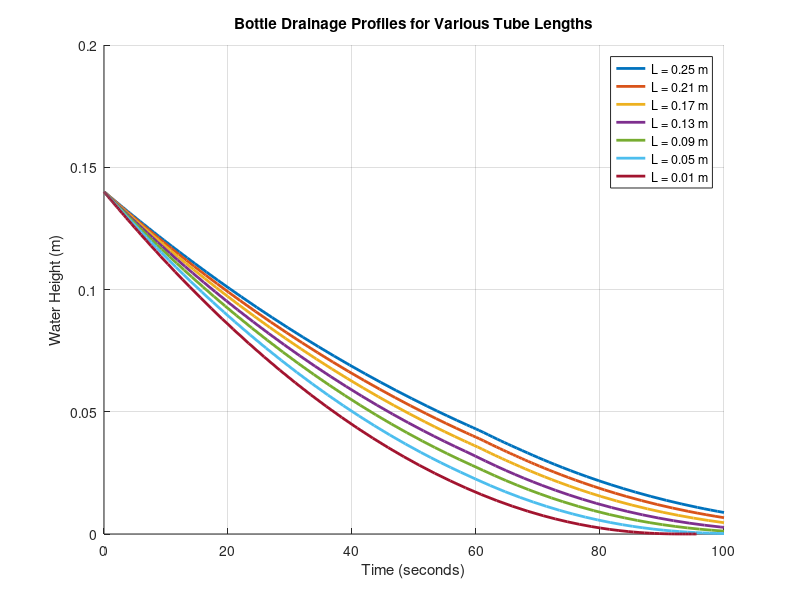

The MATLAB source for this figure:
function simulate_drainage()
    g = 9.81;
    rho = 1000;
    mu = 0.001;
    
    d_tube = 0.005;
    D_bottle = 0.10;
    
    epsilon = 1e-6;
    K_entrance = 0.78;
    
    p.g = g; p.rho = rho; p.mu = mu;
    p.d = d_tube;
    p.D_bottle = D_bottle;
    p.eps = epsilon;
    p.K_total = 1.78;

    L_values = 0.25:-0.04:0.01;
    
    h0 = 0.14;
    t_span = [0 100];

    options = odeset('RelTol', 1e-5, 'AbsTol', 1e-6, 'Events', @detectEmpty);

    figure(1); clf; hold on;
    colors = lines(length(L_values));
    
    fprintf('Tube Length (m) | Total Time (s)\n');
    fprintf('-------------------------------\n');

    for i = 1:length(L_values)
        p.L = L_values(i);
        
        [t, h] = ode45(@(t,h) drain_physics(t, h, p), t_span, h0, options);
        
        plot(t, h, 'LineWidth', 2, 'Color', colors(i,:), ...
             'DisplayName', sprintf('L = %.2f m', p.L));
        
        fprintf('     %.2f       |     %.2f\n', p.L, t(end));
    end

    grid on;
    xlabel('Time (seconds)');
    ylabel('Water Height (m)');
    title('Bottle Drainage Profiles for Various Tube Lengths');
    legend('show');
    hold off;
end

function dh_dt = drain_physics(t, h, p)
    h_calc = max(0, h); 

    V = sqrt((2 * p.g * h_calc) / p.K_total);
    
    tol = 1e-8;
    max_iter = 50;
    err = 1;
    iter = 0;
    
    while err > tol && iter < max_iter
        V_old = V;
        
        if V < 1e-9
            V = 0;
            f = 0.03;
        else
            Re = (p.rho * V * p.d) / p.mu;
            
            if Re < 2300
                f = 64 / max(Re, 0.1); 
            else
                term1 = (p.eps / p.d) / 3.7;
                term2 = 6.9 / Re;
                f = ( -1.8 * log10(term1^1.11 + term2) )^(-2);
            end
        end
        
        denominator = p.K_total + f * (p.L / p.d);
        V = sqrt( (2 * p.g * h_calc) / denominator );
        
        err = abs(V - V_old);
        iter = iter + 1;
    end
    
    A_tube = pi * (p.d / 2)^2;
    A_bottle = pi * (p.D_bottle / 2)^2;
    
    dh_dt = -(A_tube / A_bottle) * V;
end

function [value, isterminal, direction] = detectEmpty(t, h)
    value = h;
    isterminal = 1;
    direction = -1;
end